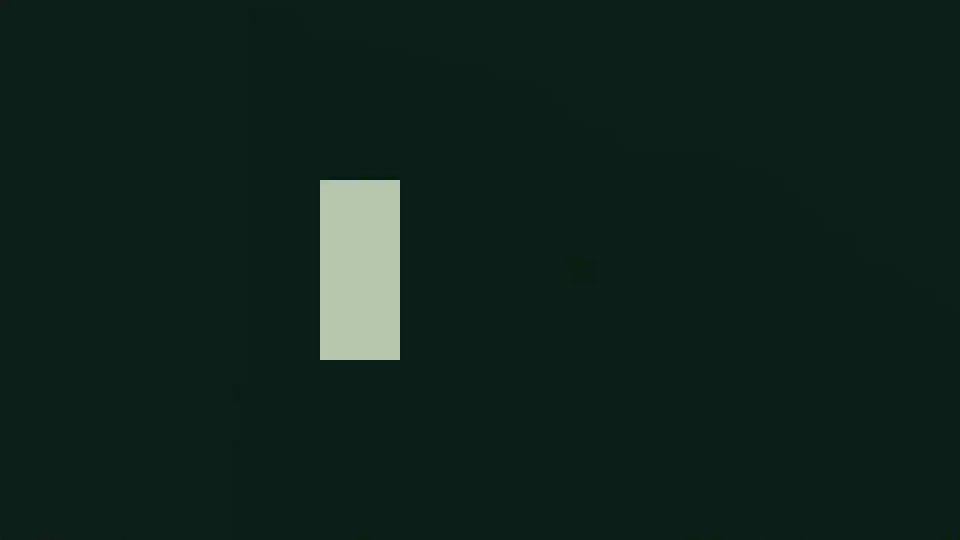
#> input picture frame 0 of Material/样例题材/处决镜头/u01.mp4, 1920 x 1080 px, given in place of out.mp4, which was not available (shown at 1/2 size)
$ python sheet_m2.py
#> lines starting #> are read from the running program, lines starting #| are printed output that depends on the picture
"""M1 抽帧接触表：8 帧拼 2x4，看动作是否成立（零积分，本地）。"""
from pathlib import Path
import cv2

ROOT = Path(__file__).resolve().parent
RUN = ROOT / "video" / "runs" / "M2"
OUT = ROOT / "inspect"
OUT.mkdir(exist_ok=True)

cap = cv2.VideoCapture(str(RUN / "out.mp4"))
fps = cap.get(cv2.CAP_PROP_FPS)
n = int(cap.get(cv2.CAP_PROP_FRAME_COUNT))
dur = n / fps
print(f"fps={fps:.2f} frames={n} dur={dur:.3f}s")

times = [0.0, 0.7, 1.4, 2.1, 2.8, 3.5, 4.2, 5.0]
frames = []
for t in times:
    cap.set(cv2.CAP_PROP_POS_MSEC, t * 1000)
    ok, fr = cap.read()
    if not ok:
        print("miss", t)
        continue
    h, w = fr.shape[:2]
    small = cv2.resize(fr, (960, int(960 * h / w)), interpolation=cv2.INTER_AREA)
    cv2.putText(small, f"t={t:.1f}s", (14, 40), cv2.FONT_HERSHEY_SIMPLEX, 1.1, (0, 0, 255), 3)
    frames.append(small)
#> this loop made 8 passes
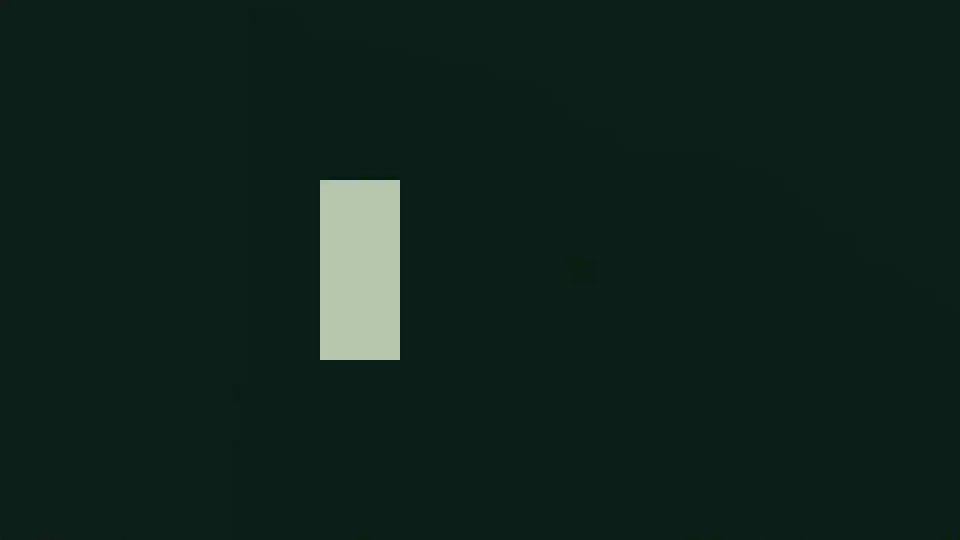
#> input picture frame 0 of Material/样例题材/处决镜头/u01.mp4, 1920 x 1080 px, given in place of out.mp4, which was not available (shown at 1/2 size)
#> pass 1, `small = cv2.resize(fr, (960, int(960 * h / w)), interpolation=cv2.INTE..`:
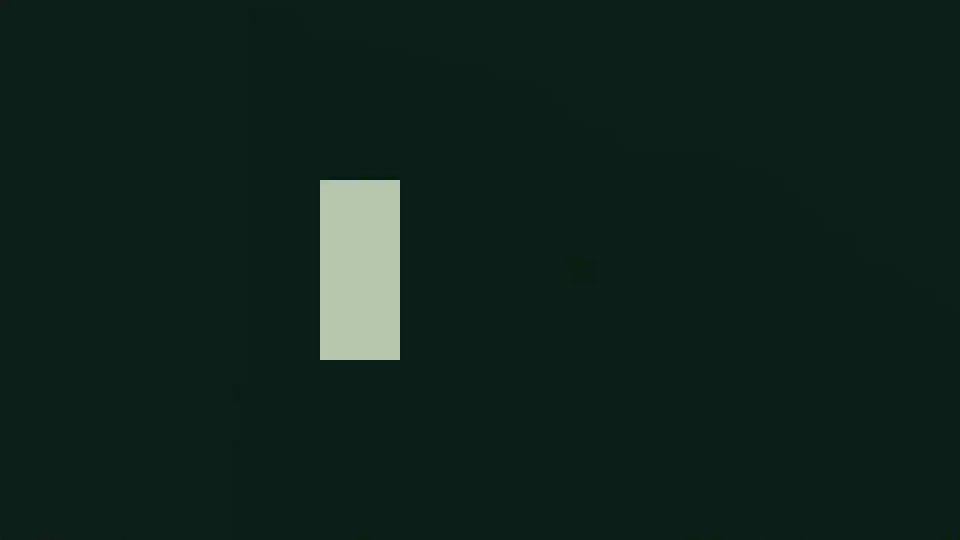
#> small: shape (540, 960, 3); mean B, G, R 28.6, 35.1, 16.2
#> after the loop:
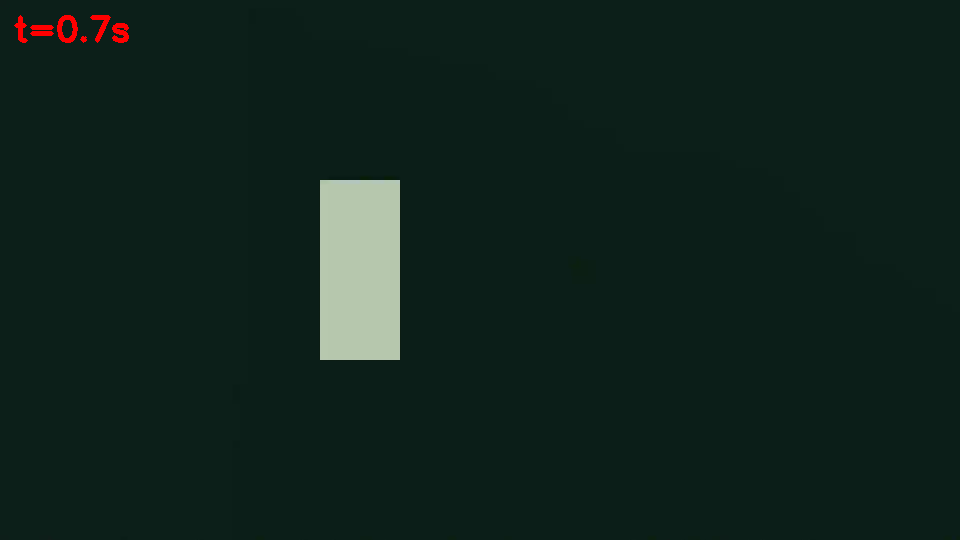
#> small: shape (540, 960, 3); mean B, G, R 28.5, 35.1, 16.7
#> after the loop, frames = 2 items
cap.release()

rows = [cv2.hconcat(frames[i:i + 2]) for i in range(0, len(frames), 2)]
#> rows = 1 item
sheet = cv2.vconcat(rows)
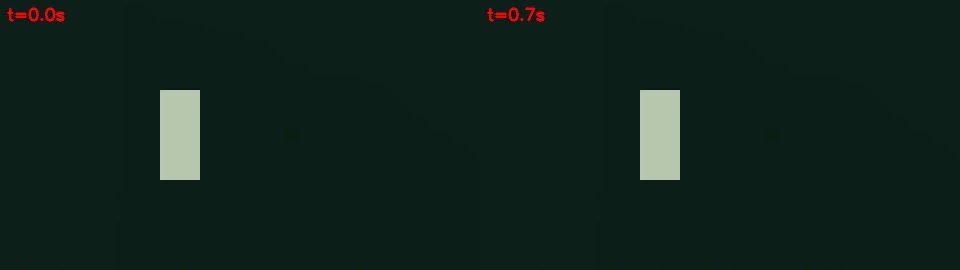
#> sheet: shape (540, 1920, 3) (shown at 1/2 size); mean of channels 0, 1, 2 28.5, 35.1, 16.8; drawn as B, G, R
dst = OUT / "M2-sheet.png"
cv2.imwrite(str(dst), sheet)
print(dst.name, sheet.shape)
#| M2-sheet.png (540, 1920, 3)
